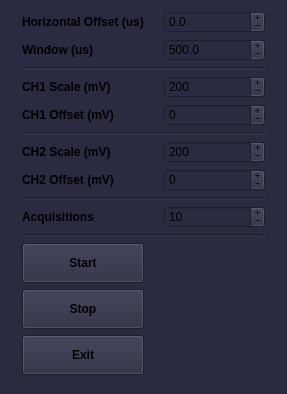
<?xml version="1.0" encoding="UTF-8"?>
<ui version="4.0">
 <class>MainWindow</class>
 <widget class="QMainWindow" name="MainWindow">
  <property name="geometry">
   <rect>
    <x>0</x>
    <y>0</y>
    <width>287</width>
    <height>394</height>
   </rect>
  </property>
  <property name="sizePolicy">
   <sizepolicy hsizetype="Fixed" vsizetype="Fixed">
    <horstretch>0</horstretch>
    <verstretch>0</verstretch>
   </sizepolicy>
  </property>
  <property name="minimumSize">
   <size>
    <width>287</width>
    <height>394</height>
   </size>
  </property>
  <property name="maximumSize">
   <size>
    <width>287</width>
    <height>394</height>
   </size>
  </property>
  <property name="sizeIncrement">
   <size>
    <width>0</width>
    <height>0</height>
   </size>
  </property>
  <property name="font">
   <font>
    <weight>50</weight>
    <bold>false</bold>
   </font>
  </property>
  <property name="windowTitle">
   <string>Keysight 2 Control v 0.1</string>
  </property>
  <property name="styleSheet">
   <string notr="true">background-color: rgb(42,42,64);</string>
  </property>
  <widget class="QWidget" name="centralwidget">
   <property name="sizePolicy">
    <sizepolicy hsizetype="Fixed" vsizetype="Fixed">
     <horstretch>0</horstretch>
     <verstretch>0</verstretch>
    </sizepolicy>
   </property>
   <property name="minimumSize">
    <size>
     <width>287</width>
     <height>394</height>
    </size>
   </property>
   <property name="maximumSize">
    <size>
     <width>287</width>
     <height>394</height>
    </size>
   </property>
   <layout class="QHBoxLayout" name="horizontalLayout">
    <property name="topMargin">
     <number>9</number>
    </property>
    <item>
     <layout class="QGridLayout" name="gridLayout">
      <property name="sizeConstraint">
       <enum>QLayout::SetNoConstraint</enum>
      </property>
      <property name="leftMargin">
       <number>13</number>
      </property>
      <property name="topMargin">
       <number>0</number>
      </property>
      <property name="rightMargin">
       <number>13</number>
      </property>
      <property name="bottomMargin">
       <number>5</number>
      </property>
      <property name="horizontalSpacing">
       <number>20</number>
      </property>
      <property name="verticalSpacing">
       <number>4</number>
      </property>
      <item row="9" column="1">
       <widget class="QSpinBox" name="Acq_number">
        <property name="buttonSymbols">
         <enum>QAbstractSpinBox::PlusMinus</enum>
        </property>
        <property name="keyboardTracking">
         <bool>false</bool>
        </property>
        <property name="minimum">
         <number>2</number>
        </property>
        <property name="maximum">
         <number>10000</number>
        </property>
        <property name="stepType">
         <enum>QAbstractSpinBox::DefaultStepType</enum>
        </property>
        <property name="value">
         <number>10</number>
        </property>
       </widget>
      </item>
      <item row="12" column="0">
       <widget class="QPushButton" name="button_stop">
        <property name="minimumSize">
         <size>
          <width>0</width>
          <height>40</height>
         </size>
        </property>
        <property name="font">
         <font>
          <weight>75</weight>
          <bold>true</bold>
         </font>
        </property>
        <property name="text">
         <string>Stop</string>
        </property>
       </widget>
      </item>
      <item row="9" column="0">
       <widget class="QLabel" name="label_7">
        <property name="font">
         <font>
          <weight>75</weight>
          <bold>true</bold>
         </font>
        </property>
        <property name="text">
         <string>Acquisitions</string>
        </property>
       </widget>
      </item>
      <item row="1" column="0">
       <widget class="QLabel" name="label_2">
        <property name="font">
         <font>
          <weight>75</weight>
          <bold>true</bold>
         </font>
        </property>
        <property name="text">
         <string>Window (us)</string>
        </property>
       </widget>
      </item>
      <item row="6" column="1">
       <widget class="QSpinBox" name="Ch2_scale">
        <property name="buttonSymbols">
         <enum>QAbstractSpinBox::PlusMinus</enum>
        </property>
        <property name="keyboardTracking">
         <bool>false</bool>
        </property>
        <property name="minimum">
         <number>2</number>
        </property>
        <property name="maximum">
         <number>2000</number>
        </property>
        <property name="singleStep">
         <number>5</number>
        </property>
        <property name="value">
         <number>200</number>
        </property>
       </widget>
      </item>
      <item row="8" column="0" colspan="2">
       <widget class="Line" name="line_2">
        <property name="lineWidth">
         <number>2</number>
        </property>
        <property name="orientation">
         <enum>Qt::Horizontal</enum>
        </property>
       </widget>
      </item>
      <item row="3" column="0">
       <widget class="QLabel" name="label_5">
        <property name="font">
         <font>
          <weight>75</weight>
          <bold>true</bold>
         </font>
        </property>
        <property name="text">
         <string>CH1 Scale (mV)</string>
        </property>
       </widget>
      </item>
      <item row="5" column="0" colspan="2">
       <widget class="Line" name="line">
        <property name="lineWidth">
         <number>2</number>
        </property>
        <property name="orientation">
         <enum>Qt::Horizontal</enum>
        </property>
       </widget>
      </item>
      <item row="2" column="0" colspan="2">
       <widget class="Line" name="line_5">
        <property name="lineWidth">
         <number>2</number>
        </property>
        <property name="orientation">
         <enum>Qt::Horizontal</enum>
        </property>
       </widget>
      </item>
      <item row="7" column="1">
       <widget class="QSpinBox" name="Ch2_offset">
        <property name="buttonSymbols">
         <enum>QAbstractSpinBox::PlusMinus</enum>
        </property>
        <property name="keyboardTracking">
         <bool>false</bool>
        </property>
        <property name="minimum">
         <number>-1000</number>
        </property>
        <property name="maximum">
         <number>1000</number>
        </property>
       </widget>
      </item>
      <item row="0" column="0">
       <widget class="QLabel" name="label">
        <property name="font">
         <font>
          <weight>75</weight>
          <bold>true</bold>
          <kerning>true</kerning>
         </font>
        </property>
        <property name="text">
         <string>Horizontal Offset (us)</string>
        </property>
       </widget>
      </item>
      <item row="6" column="0">
       <widget class="QLabel" name="label_3">
        <property name="font">
         <font>
          <weight>75</weight>
          <bold>true</bold>
         </font>
        </property>
        <property name="text">
         <string>CH2 Scale (mV)</string>
        </property>
       </widget>
      </item>
      <item row="14" column="0">
       <widget class="QPushButton" name="button_off">
        <property name="minimumSize">
         <size>
          <width>0</width>
          <height>40</height>
         </size>
        </property>
        <property name="font">
         <font>
          <weight>75</weight>
          <bold>true</bold>
         </font>
        </property>
        <property name="text">
         <string>Exit</string>
        </property>
       </widget>
      </item>
      <item row="11" column="0">
       <widget class="QPushButton" name="button_start">
        <property name="minimumSize">
         <size>
          <width>0</width>
          <height>40</height>
         </size>
        </property>
        <property name="font">
         <font>
          <weight>75</weight>
          <bold>true</bold>
         </font>
        </property>
        <property name="text">
         <string>Start</string>
        </property>
       </widget>
      </item>
      <item row="4" column="0">
       <widget class="QLabel" name="label_9">
        <property name="font">
         <font>
          <weight>75</weight>
          <bold>true</bold>
         </font>
        </property>
        <property name="text">
         <string>CH1 Offset (mV)</string>
        </property>
       </widget>
      </item>
      <item row="7" column="0">
       <widget class="QLabel" name="label_4">
        <property name="font">
         <font>
          <weight>75</weight>
          <bold>true</bold>
         </font>
        </property>
        <property name="text">
         <string>CH2 Offset (mV)</string>
        </property>
       </widget>
      </item>
      <item row="4" column="1">
       <widget class="QSpinBox" name="Ch1_offset">
        <property name="buttonSymbols">
         <enum>QAbstractSpinBox::PlusMinus</enum>
        </property>
        <property name="minimum">
         <number>-1000</number>
        </property>
        <property name="maximum">
         <number>1000</number>
        </property>
       </widget>
      </item>
      <item row="3" column="1">
       <widget class="QSpinBox" name="Ch1_scale">
        <property name="buttonSymbols">
         <enum>QAbstractSpinBox::PlusMinus</enum>
        </property>
        <property name="minimum">
         <number>2</number>
        </property>
        <property name="maximum">
         <number>2000</number>
        </property>
        <property name="singleStep">
         <number>5</number>
        </property>
        <property name="value">
         <number>200</number>
        </property>
       </widget>
      </item>
      <item row="10" column="0" colspan="2">
       <widget class="Line" name="line_4">
        <property name="lineWidth">
         <number>2</number>
        </property>
        <property name="orientation">
         <enum>Qt::Horizontal</enum>
        </property>
       </widget>
      </item>
      <item row="1" column="1">
       <widget class="QDoubleSpinBox" name="Wind">
        <property name="buttonSymbols">
         <enum>QAbstractSpinBox::PlusMinus</enum>
        </property>
        <property name="keyboardTracking">
         <bool>false</bool>
        </property>
        <property name="decimals">
         <number>1</number>
        </property>
        <property name="minimum">
         <double>0.100000000000000</double>
        </property>
        <property name="maximum">
         <double>90000.000000000000000</double>
        </property>
        <property name="singleStep">
         <double>1.000000000000000</double>
        </property>
        <property name="value">
         <double>500.000000000000000</double>
        </property>
       </widget>
      </item>
      <item row="0" column="1">
       <widget class="QDoubleSpinBox" name="Hor_offset">
        <property name="readOnly">
         <bool>false</bool>
        </property>
        <property name="buttonSymbols">
         <enum>QAbstractSpinBox::PlusMinus</enum>
        </property>
        <property name="specialValueText">
         <string notr="true"/>
        </property>
        <property name="keyboardTracking">
         <bool>false</bool>
        </property>
        <property name="decimals">
         <number>1</number>
        </property>
        <property name="minimum">
         <double>-90000.000000000000000</double>
        </property>
        <property name="maximum">
         <double>90000.000000000000000</double>
        </property>
       </widget>
      </item>
     </layout>
    </item>
   </layout>
  </widget>
 </widget>
 <resources/>
 <connections/>
</ui>
